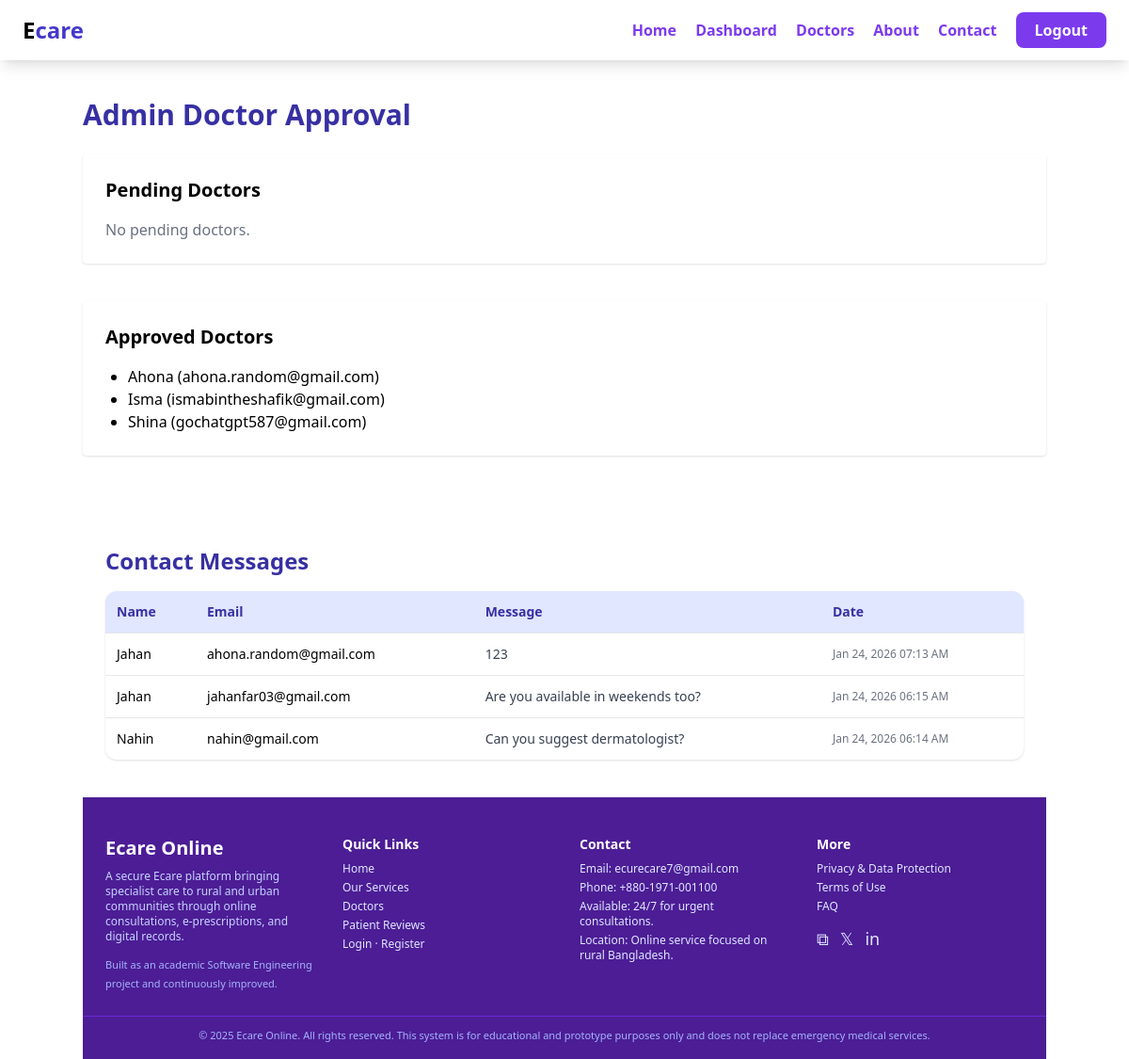
Screenshot of /dashboard/admin/ (signed in) with the database file from the repository.
### accounts/models.py (models this page shows, shortened)
class User(AbstractUser):
    ROLE_CHOICES = (
        ('admin', 'Admin'),
        ('doctor', 'Doctor'),
        ('patient', 'Patient'),
    )
    role = models.CharField(
        max_length=10,
        choices=ROLE_CHOICES,
        default='patient'
    )
    is_approved = models.BooleanField(default=False)

class ContactMessage(models.Model):
    name = models.CharField(max_length=100)
    email = models.EmailField()
    message = models.TextField()
    created_at = models.DateTimeField(auto_now_add=True)

### accounts/views.py (the view)
# urls.py: path('dashboard/admin/', views.admin_dashboard, name='admin_dashboard'),
@login_required
def admin_dashboard(request):
    pending_doctors = User.objects.filter(role='doctor', is_approved=False)
    approved_doctors = User.objects.filter(role='doctor', is_approved=True)
    contact_messages = ContactMessage.objects.order_by('-created_at')
    context = {
        'pending_doctors': pending_doctors,
        'approved_doctors': approved_doctors,
        'contact_messages': contact_messages,
    }
    return render(request, 'dashboards/admin.html', context)

### templates/dashboards/admin.html (shortened to what this page needs)
{% extends "base.html" %}
{% block content %}
<div class="max-w-5xl mx-auto mt-10">
  <h1 class="text-3xl font-bold text-indigo-800 mb-6">
    Admin Doctor Approval
  </h1>
  <div class="bg-white shadow rounded p-6 mb-10">
    <h2 class="text-xl font-semibold mb-4">Pending Doctors</h2>
    {% if pending_doctors %}
      <table class="w-full">
        <tr class="border-b text-left">
          <th>Username</th>
          <th>Email</th>
          <th>Action</th>
        </tr>
        {% for d in pending_doctors %}
        <tr class="border-b">
          <td class="py-2">{{ d.username }}</td>
          <td class="py-2">{{ d.email }}</td>
          <td class="py-2">
            <a href="{% url 'approve_doctor' d.id %}"
               class="bg-green-500 text-white px-3 py-1 rounded">
              Approve
            </a>
          </td>
        </tr>
        {% endfor %}
      </table>
    {% else %}
      <p class="text-gray-500">No pending doctors.</p>
    {% endif %}
  </div>
  <div class="bg-white shadow rounded p-6">
    <h2 class="text-xl font-semibold mb-4">Approved Doctors</h2>
    <ul class="list-disc pl-6">
      {% for d in approved_doctors %}
        <li>{{ d.username }} ({{ d.email }})</li>
      {% empty %}
        <li>No approved doctors yet.</li>
      {% endfor %}
    </ul>
  </div>
  <div class="max-w-6xl mx-auto px-6 py-10">
  <h2 class="text-2xl font-bold text-indigo-800 mt-14 mb-4">
  Contact Messages
</h2>
<div class="bg-white rounded-xl shadow overflow-hidden">
  <table class="w-full text-sm">
    <thead class="bg-indigo-100 text-indigo-800">
      <tr>
        <th class="p-3 text-left">Name</th>
        <th class="p-3 text-left">Email</th>
        <th class="p-3 text-left">Message</th>
        <th class="p-3 text-left">Date</th>
      </tr>
    </thead>
    <tbody>
      {% if contact_messages %}
        {% for msg in contact_messages %}
        <tr class="border-t">
          <td class="p-3">{{ msg.name }}</td>
          <td class="p-3">{{ msg.email }}</td>
          <td class="p-3 text-gray-700">{{ msg.message|truncatechars:50 }}</td>
          <td class="p-3 text-gray-500 text-xs">
            {{ msg.created_at|date:"M d, Y h:i A" }}
          </td>
        </tr>
        {% endfor %}
      {% else %}
        <tr>
          <td colspan="4" class="p-6 text-center text-gray-500">
            No messages yet.
          </td>
        </tr>
      {% endif %}
    </tbody>
  </table>
</div>
</div>
{% endblock %}

### rows the page displays
User: username "Ahona", email "ahona.random@gmail.com"
User: username "Isma", email "ismabintheshafik@gmail.com"
User: username "Shina", email "gochatgpt587@gmail.com"
ContactMessage: name "Jahan", email "ahona.random@gmail.com", message "123", created_at "Jan 24, 2026 07:13 AM"
ContactMessage: name "Jahan", email "jahanfar03@gmail.com", message "Are you available in weekends too?", created_at "Jan 24, 2026 06:15 AM"
ContactMessage: name "Nahin", email "nahin@gmail.com", message "Can you suggest dermatologist?", created_at "Jan 24, 2026 06:14 AM"
